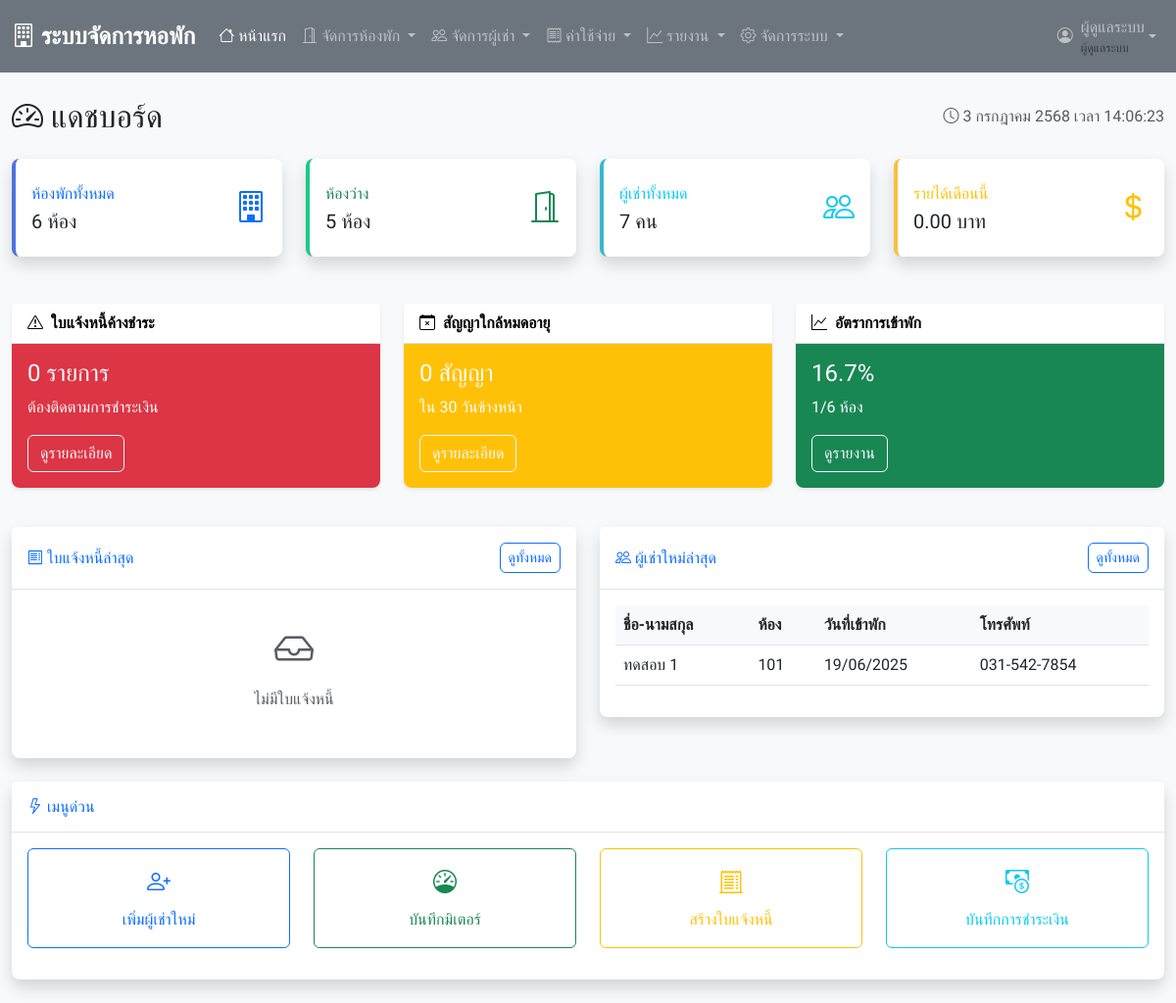
Page / (signed in) on the earlier database version.
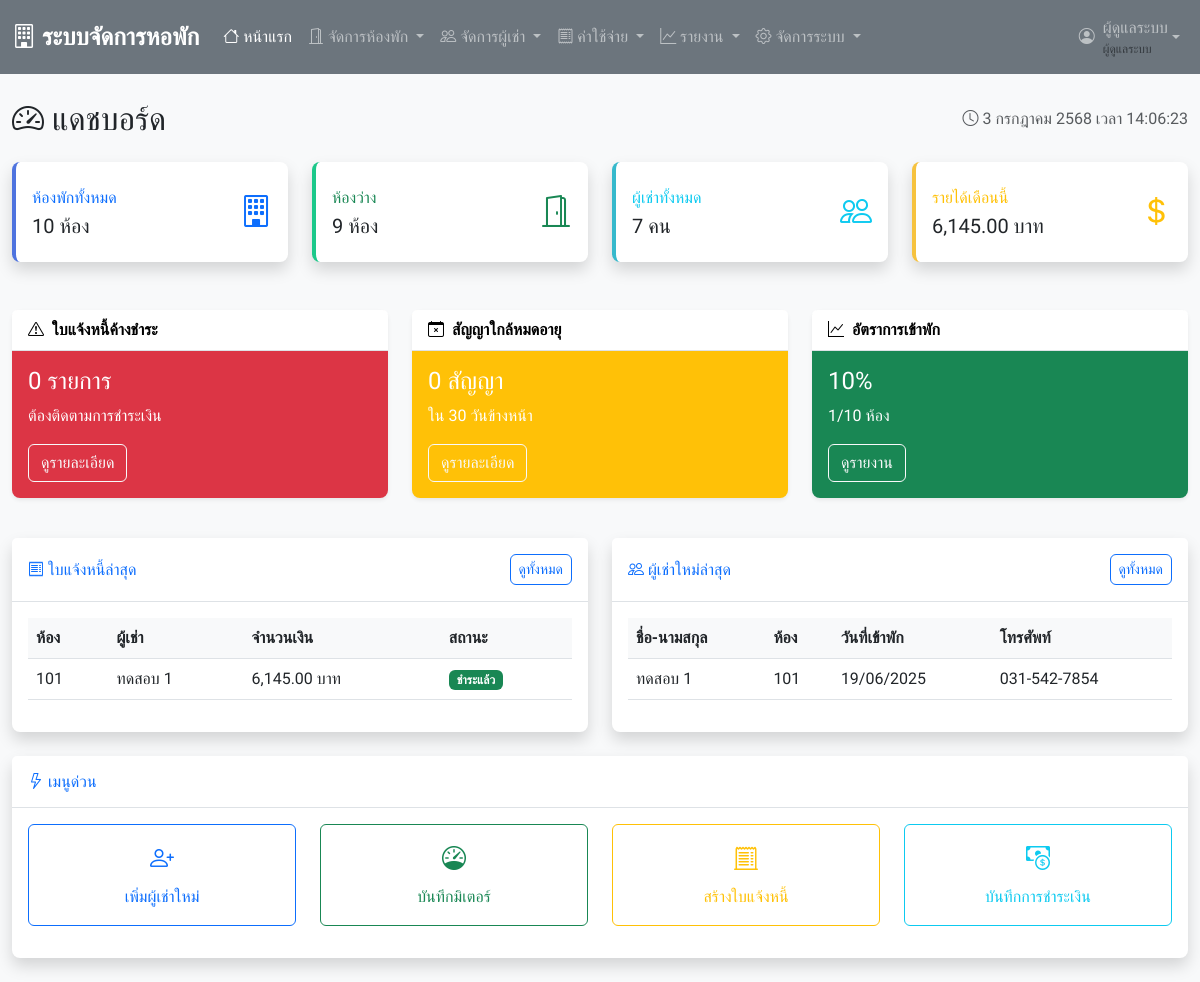
Same page on the later database version.
### tables this page shows
CREATE TABLE `contracts` (
  `contract_id` int(11) NOT NULL,
  `tenant_id` int(11) DEFAULT NULL,
  `room_id` int(11) DEFAULT NULL,
  `contract_start` date NOT NULL,
  `contract_end` date NOT NULL,
  `monthly_rent` decimal(10,2) NOT NULL,
  `deposit_paid` decimal(10,2) NOT NULL,
  `contract_status` enum('active','expired','terminated') DEFAULT 'active',
  `special_conditions` text DEFAULT NULL,
  `created_at` timestamp NOT NULL DEFAULT current_timestamp()
);

CREATE TABLE `tenants` (
  `tenant_id` int(11) NOT NULL,
  `first_name` varchar(50) NOT NULL,
  `last_name` varchar(50) NOT NULL,
  `phone` varchar(15) NOT NULL,
  `email` varchar(100) DEFAULT NULL,
  `id_card` varchar(20) NOT NULL,
  `address` text DEFAULT NULL,
  `emergency_contact` varchar(100) DEFAULT NULL,
  `emergency_phone` varchar(15) DEFAULT NULL,
  `tenant_status` enum('active','inactive') DEFAULT 'active',
  `created_at` timestamp NOT NULL DEFAULT current_timestamp()
);

CREATE TABLE `rooms` (
  `room_id` int(11) NOT NULL,
  `room_number` varchar(10) NOT NULL,
  `room_type` enum('single','double','triple') NOT NULL,
  `monthly_rent` decimal(10,2) NOT NULL,
  `deposit` decimal(10,2) NOT NULL,
  `room_status` enum('available','occupied','maintenance') DEFAULT 'available',
  `floor_number` int(11) DEFAULT NULL,
  `room_description` text DEFAULT NULL,
  `created_at` timestamp NOT NULL DEFAULT current_timestamp()
);

CREATE TABLE `invoices` (
  `invoice_id` int(11) NOT NULL,
  `contract_id` int(11) DEFAULT NULL,
  `invoice_month` char(7) NOT NULL,
  `room_rent` decimal(10,2) NOT NULL,
  `water_charge` decimal(10,2) DEFAULT 0.00,
  `electric_charge` decimal(10,2) DEFAULT 0.00,
  `other_charges` decimal(10,2) DEFAULT 0.00,
  `other_charges_description` text DEFAULT NULL,
  `discount` decimal(10,2) DEFAULT 0.00,
  `total_amount` decimal(10,2) NOT NULL,
  `due_date` date NOT NULL,
  `invoice_status` enum('pending','paid','overdue','cancelled') DEFAULT 'pending',
  `payment_date` date DEFAULT NULL,
  `created_at` timestamp NOT NULL DEFAULT current_timestamp()
);

### config.php (called while the page is built, shortened)
<?php
function formatCurrency($amount) {
    return number_format($amount, 2) . ' บาท';
}
function formatDate($date) {
    return date('d/m/Y', strtotime($date));
}
?>

### index.php (the view, shortened to what the changed rows need)
<?php
require_once 'includes/header.php';
try {
    $stmt = $pdo->query("SELECT COUNT(*) as total_rooms FROM rooms");
    $total_rooms = $stmt->fetch()['total_rooms'];
    $stmt = $pdo->query("SELECT COUNT(*) as available_rooms FROM rooms WHERE room_status = 'available'");
    $available_rooms = $stmt->fetch()['available_rooms'];
    $occupied_rooms = $total_rooms - $available_rooms;
    $current_month = date('Y-m');
    $stmt = $pdo->prepare("SELECT COALESCE(SUM(payment_amount), 0) as monthly_income FROM payments WHERE DATE_FORMAT(payment_date, '%Y-%m') = ?");
    $stmt->execute([$current_month]);
    $monthly_income = $stmt->fetch()['monthly_income'];
    $stmt = $pdo->prepare("
        SELECT i.*, r.room_number, t.first_name, t.last_name
        FROM invoices i
        JOIN contracts c ON i.contract_id = c.contract_id
        JOIN rooms r ON c.room_id = r.room_id
        JOIN tenants t ON c.tenant_id = t.tenant_id
        ORDER BY i.created_at DESC
        LIMIT 5
    ");
    $stmt->execute();
    $recent_invoices = $stmt->fetchAll();
    $stmt = $pdo->prepare("
        SELECT t.*, r.room_number, c.contract_start
        FROM tenants t
        JOIN contracts c ON t.tenant_id = c.tenant_id
        JOIN rooms r ON c.room_id = r.room_id
        WHERE c.contract_status = 'active'
        ORDER BY c.created_at DESC
        LIMIT 5
    ");
    $stmt->execute();
    $recent_tenants = $stmt->fetchAll();
} catch(PDOException $e) {
    echo "Error: " . $e->getMessage();
}
?>
<div class="container-fluid mt-4">
    <div class="row">
        <div class="col-12">
            <div class="d-flex justify-content-between align-items-center mb-4">
                <h2 class="mb-0">
                    <i class="bi bi-speedometer2"></i>
                    แดชบอร์ด
                </h2>
            </div>
        </div>
    </div>
    <div class="row mb-4">
        <div class="col-xl-3 col-md-6 mb-4">
            <div class="card border-left-primary shadow h-100 py-2">
                <div class="card-body">
                    <div class="row no-gutters align-items-center">
                        <div class="col mr-2">
                            <div class="text-xs font-weight-bold text-primary text-uppercase mb-1">
                                ห้องพักทั้งหมด
                            </div>
                            <div class="h5 mb-0 font-weight-bold text-gray-800">
                                <?php echo $total_rooms; ?> ห้อง
                            </div>
                        </div>
                    </div>
                </div>
            </div>
        </div>
        <div class="col-xl-3 col-md-6 mb-4">
            <div class="card border-left-success shadow h-100 py-2">
                <div class="card-body">
                    <div class="row no-gutters align-items-center">
                        <div class="col mr-2">
                            <div class="text-xs font-weight-bold text-success text-uppercase mb-1">
                                ห้องว่าง
                            </div>
                            <div class="h5 mb-0 font-weight-bold text-gray-800">
                                <?php echo $available_rooms; ?> ห้อง
                            </div>
                        </div>
                    </div>
                </div>
            </div>
        </div>
        <div class="col-xl-3 col-md-6 mb-4">
            <div class="card border-left-warning shadow h-100 py-2">
                <div class="card-body">
                    <div class="row no-gutters align-items-center">
                        <div class="col mr-2">
                            <div class="text-xs font-weight-bold text-warning text-uppercase mb-1">
                                รายได้เดือนนี้
                            </div>
                            <div class="h5 mb-0 font-weight-bold text-gray-800">
                                <?php echo formatCurrency($monthly_income); ?>
                            </div>
                        </div>
                    </div>
                </div>
            </div>
        </div>
    </div>
    <div class="row mb-4">
        <div class="col-md-4 mb-3">
            <div class="card text-white bg-success">
                <div class="card-body">
                    <h4 class="card-title">
                        <?php echo $total_rooms > 0 ? round(($occupied_rooms / $total_rooms) * 100, 1) : 0; ?>%
                    </h4>
                    <p class="card-text"><?php echo $occupied_rooms; ?>/<?php echo $total_rooms; ?> ห้อง</p>
                    <a href="reports_occupancy.php" class="btn btn-outline-light">
                        ดูรายงาน
                    </a>
                </div>
            </div>
        </div>
    </div>
    <div class="row">
        <div class="col-lg-6 mb-4">
            <div class="card shadow">
                <div class="card-body">
                    <?php if (empty($recent_invoices)): ?>
                        <div class="text-center text-muted py-3">
                            <i class="bi bi-inbox fs-1"></i>
                            <p class="mt-2">ไม่มีใบแจ้งหนี้</p>
                        </div>
                    <?php else: ?>
                        <div class="table-responsive">
                            <table class="table table-hover">
                                <thead>
                                    <tr>
                                        <th>ห้อง</th>
                                        <th>ผู้เช่า</th>
                                        <th>จำนวนเงิน</th>
                                        <th>สถานะ</th>
                                    </tr>
                                </thead>
                                <tbody>
                                    <?php foreach ($recent_invoices as $invoice): ?>
                                        <tr>
                                            <td><?php echo $invoice['room_number']; ?></td>
                                            <td><?php echo $invoice['first_name'] . ' ' . $invoice['last_name']; ?></td>
                                            <td><?php echo formatCurrency($invoice['total_amount']); ?></td>
                                            <td>
                                                <?php
                                                $status_class = '';
                                                $status_text = '';
                                                switch ($invoice['invoice_status']) {
                                                    case 'paid':
                                                        $status_class = 'bg-success';
                                                        $status_text = 'ชำระแล้ว';
                                                        break;
                                                }
                                                ?>
                                                <span class="badge <?php echo $status_class; ?>">
                                                    <?php echo $status_text; ?>
                                                </span>
                                            </td>
                                        </tr>
                                    <?php endforeach; ?>
                                </tbody>
                            </table>
                        </div>
                    <?php endif; ?>
                </div>
            </div>
        </div>
        <div class="col-lg-6 mb-4">
            <div class="card shadow">
                <div class="card-body">
                    <?php if (empty($recent_tenants)): ?>
                        <div class="text-center text-muted py-3">
                            <i class="bi bi-person-plus fs-1"></i>
                            <p class="mt-2">ไม่มีผู้เช่าใหม่</p>
                        </div>
                    <?php else: ?>
                        <div class="table-responsive">
                            <table class="table table-hover">
                                <thead>
                                    <tr>
                                        <th>ชื่อ-นามสกุล</th>
                                        <th>ห้อง</th>
                                        <th>วันที่เข้าพัก</th>
                                        <th>โทรศัพท์</th>
                                    </tr>
                                </thead>
                                <tbody>
                                    <?php foreach ($recent_tenants as $tenant): ?>
                                        <tr>
                                            <td><?php echo $tenant['first_name'] . ' ' . $tenant['last_name']; ?></td>
                                            <td><?php echo $tenant['room_number']; ?></td>
                                            <td><?php echo formatDate($tenant['contract_start']); ?></td>
                                            <td><?php echo $tenant['phone']; ?></td>
                                        </tr>
                                    <?php endforeach; ?>
                                </tbody>
                            </table>
                        </div>
                    <?php endif; ?>
                </div>
            </div>
        </div>
    </div>
</div>
<?php include 'includes/footer.php'; ?>

Differences in the rows shown:
added invoices: rooms.room_number "101", tenants.first_name "ทดสอบ", tenants.last_name "1", total_amount "6,145.00 บาท", invoice_status "ชำระแล้ว"
Other differences:
$total_rooms: "6" → "10"
$available_rooms: "5" → "9"
formatCurrency($monthly_income): "0.00 บาท" → "6,145.00 บาท"
text no longer shown: "16.7 ไม่มีใบแจ้งหนี้"
text now shown: "10 ห้อง ผู้เช่า จำนวนเงิน สถานะ"
